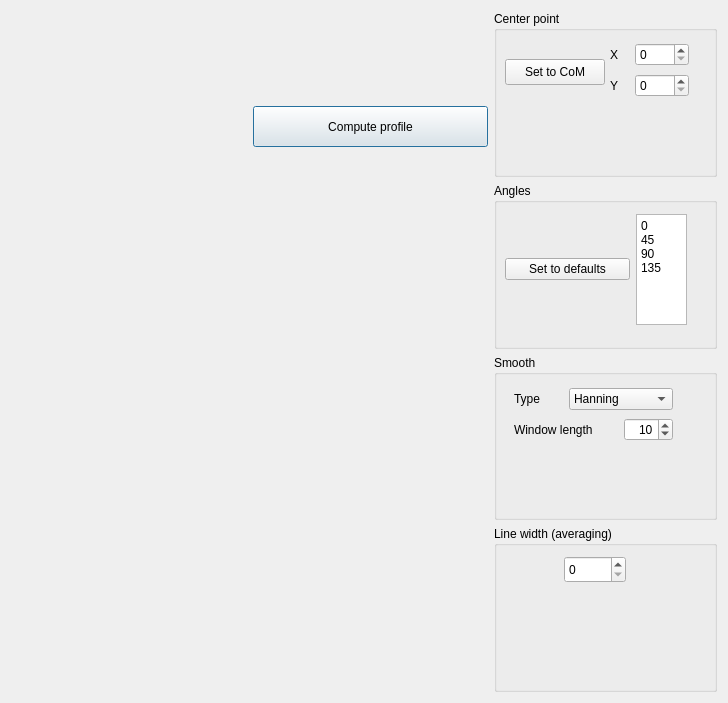
<ui version="4.0" >
 <class>LineProfile</class>
 <widget class="QDialog" name="LineProfile" >
  <property name="geometry" >
   <rect>
    <x>0</x>
    <y>0</y>
    <width>728</width>
    <height>687</height>
   </rect>
  </property>
  <property name="windowTitle" >
   <string>Line profile</string>
  </property>
  <layout class="QGridLayout" name="gridLayout_3" >
   <item row="0" column="0" >
    <layout class="QVBoxLayout" name="verticalLayout_2" >
     <item>
      <widget class="BlankCanvasWithToolbar" native="1" name="imgView" >
       <property name="minimumSize" >
        <size>
         <width>200</width>
         <height>200</height>
        </size>
       </property>
      </widget>
     </item>
     <item>
      <widget class="NavigationToolbar2QT" native="1" name="toolbar" >
       <property name="sizePolicy" >
        <sizepolicy vsizetype="Preferred" hsizetype="Preferred" >
         <horstretch>0</horstretch>
         <verstretch>0</verstretch>
        </sizepolicy>
       </property>
       <property name="minimumSize" >
        <size>
         <width>150</width>
         <height>25</height>
        </size>
       </property>
      </widget>
     </item>
    </layout>
   </item>
   <item row="0" column="1" >
    <widget class="QPushButton" name="computeProfile" >
     <property name="minimumSize" >
      <size>
       <width>151</width>
       <height>41</height>
      </size>
     </property>
     <property name="text" >
      <string>Compute profile</string>
     </property>
    </widget>
   </item>
   <item rowspan="2" row="0" column="2" >
    <layout class="QVBoxLayout" name="verticalLayout" >
     <item>
      <widget class="QGroupBox" name="groupBox_2" >
       <property name="minimumSize" >
        <size>
         <width>200</width>
         <height>111</height>
        </size>
       </property>
       <property name="title" >
        <string>Center point</string>
       </property>
       <widget class="QPushButton" name="setCoM" >
        <property name="geometry" >
         <rect>
          <x>11</x>
          <y>48</y>
          <width>100</width>
          <height>26</height>
         </rect>
        </property>
        <property name="text" >
         <string>Set to CoM</string>
        </property>
       </widget>
       <widget class="QWidget" name="" >
        <property name="geometry" >
         <rect>
          <x>116</x>
          <y>30</y>
          <width>79</width>
          <height>60</height>
         </rect>
        </property>
        <layout class="QGridLayout" name="gridLayout_2" >
         <item row="0" column="0" >
          <widget class="QLabel" name="ylabel" >
           <property name="text" >
            <string>X</string>
           </property>
          </widget>
         </item>
         <item row="0" column="1" >
          <widget class="QSpinBox" name="center_y" >
           <property name="maximum" >
            <number>5000</number>
           </property>
          </widget>
         </item>
         <item row="1" column="0" >
          <widget class="QLabel" name="xlabel" >
           <property name="text" >
            <string>Y</string>
           </property>
           <property name="buddy" >
            <cstring>center_x</cstring>
           </property>
          </widget>
         </item>
         <item row="1" column="1" >
          <widget class="QSpinBox" name="center_x" >
           <property name="maximum" >
            <number>5000</number>
           </property>
          </widget>
         </item>
        </layout>
       </widget>
      </widget>
     </item>
     <item>
      <widget class="QGroupBox" name="groupBox_3" >
       <property name="minimumSize" >
        <size>
         <width>200</width>
         <height>141</height>
        </size>
       </property>
       <property name="title" >
        <string>Angles</string>
       </property>
       <widget class="QWidget" name="layoutWidget" >
        <property name="geometry" >
         <rect>
          <x>11</x>
          <y>30</y>
          <width>182</width>
          <height>113</height>
         </rect>
        </property>
        <layout class="QHBoxLayout" name="horizontalLayout_2" >
         <item>
          <widget class="QPushButton" name="setAngles" >
           <property name="text" >
            <string>Set to defaults</string>
           </property>
          </widget>
         </item>
         <item>
          <widget class="QTextEdit" name="anglesList" >
           <property name="minimumSize" >
            <size>
             <width>51</width>
             <height>111</height>
            </size>
           </property>
           <property name="maximumSize" >
            <size>
             <width>51</width>
             <height>111</height>
            </size>
           </property>
           <property name="html" >
            <string>&lt;!DOCTYPE HTML PUBLIC "-//W3C//DTD HTML 4.0//EN" "http://www.w3.org/TR/REC-html40/strict.dtd">
&lt;html>&lt;head>&lt;meta name="qrichtext" content="1" />&lt;style type="text/css">
p, li { white-space: pre-wrap; }
&lt;/style>&lt;/head>&lt;body style=" font-family:'DejaVu Sans'; font-size:9pt; font-weight:400; font-style:normal;">
&lt;p style=" margin-top:0px; margin-bottom:0px; margin-left:0px; margin-right:0px; -qt-block-indent:0; text-indent:0px;">0&lt;/p>
&lt;p style=" margin-top:0px; margin-bottom:0px; margin-left:0px; margin-right:0px; -qt-block-indent:0; text-indent:0px;">45&lt;/p>
&lt;p style=" margin-top:0px; margin-bottom:0px; margin-left:0px; margin-right:0px; -qt-block-indent:0; text-indent:0px;">90&lt;/p>
&lt;p style=" margin-top:0px; margin-bottom:0px; margin-left:0px; margin-right:0px; -qt-block-indent:0; text-indent:0px;">135&lt;/p>&lt;/body>&lt;/html></string>
           </property>
          </widget>
         </item>
        </layout>
       </widget>
      </widget>
     </item>
     <item>
      <widget class="QGroupBox" name="groupBox" >
       <property name="minimumSize" >
        <size>
         <width>200</width>
         <height>100</height>
        </size>
       </property>
       <property name="title" >
        <string>Smooth</string>
       </property>
       <widget class="QWidget" name="layoutWidget" >
        <property name="geometry" >
         <rect>
          <x>20</x>
          <y>31</y>
          <width>159</width>
          <height>59</height>
         </rect>
        </property>
        <layout class="QGridLayout" name="gridLayout" >
         <item row="0" column="0" >
          <widget class="QLabel" name="label" >
           <property name="text" >
            <string>Type</string>
           </property>
          </widget>
         </item>
         <item row="0" column="1" colspan="2" >
          <widget class="QComboBox" name="smoothType" >
           <item>
            <property name="text" >
             <string>Hanning</string>
            </property>
           </item>
           <item>
            <property name="text" >
             <string>Hamming</string>
            </property>
           </item>
           <item>
            <property name="text" >
             <string>Blackman</string>
            </property>
           </item>
           <item>
            <property name="text" >
             <string>Bartlett</string>
            </property>
           </item>
           <item>
            <property name="text" >
             <string>flat</string>
            </property>
           </item>
          </widget>
         </item>
         <item row="1" column="0" colspan="2" >
          <widget class="QLabel" name="label_2" >
           <property name="text" >
            <string>Window length</string>
           </property>
          </widget>
         </item>
         <item row="1" column="2" >
          <widget class="QSpinBox" name="smoothWindowlength" >
           <property name="layoutDirection" >
            <enum>Qt::LeftToRight</enum>
           </property>
           <property name="alignment" >
            <set>Qt::AlignRight|Qt::AlignTrailing|Qt::AlignVCenter</set>
           </property>
           <property name="value" >
            <number>10</number>
           </property>
          </widget>
         </item>
        </layout>
       </widget>
      </widget>
     </item>
     <item>
      <widget class="QGroupBox" name="groupBox_4" >
       <property name="minimumSize" >
        <size>
         <width>200</width>
         <height>80</height>
        </size>
       </property>
       <property name="title" >
        <string>Line width (averaging)</string>
       </property>
       <widget class="QSpinBox" name="linewidth" >
        <property name="geometry" >
         <rect>
          <x>70</x>
          <y>30</y>
          <width>62</width>
          <height>27</height>
         </rect>
        </property>
        <property name="maximum" >
         <number>200</number>
        </property>
       </widget>
      </widget>
     </item>
    </layout>
   </item>
   <item row="1" column="0" colspan="2" >
    <layout class="QVBoxLayout" name="verticalLayout_3" >
     <item>
      <widget class="BlankCanvasWithToolbar" native="1" name="lineprofileView" >
       <property name="minimumSize" >
        <size>
         <width>477</width>
         <height>413</height>
        </size>
       </property>
      </widget>
     </item>
     <item>
      <widget class="NavigationToolbar2QT" native="1" name="toolbar_2" >
       <property name="sizePolicy" >
        <sizepolicy vsizetype="Preferred" hsizetype="Preferred" >
         <horstretch>0</horstretch>
         <verstretch>0</verstretch>
        </sizepolicy>
       </property>
       <property name="minimumSize" >
        <size>
         <width>150</width>
         <height>25</height>
        </size>
       </property>
      </widget>
     </item>
    </layout>
   </item>
  </layout>
 </widget>
 <customwidgets>
  <customwidget>
   <class>BlankCanvasWithToolbar</class>
   <extends>QWidget</extends>
   <header>mplwidgets.h</header>
   <container>1</container>
  </customwidget>
  <customwidget>
   <class>NavigationToolbar2QT</class>
   <extends>QWidget</extends>
   <header>matplotlib.backends.backend_qt4agg.h</header>
   <container>1</container>
  </customwidget>
 </customwidgets>
 <resources/>
 <connections/>
</ui>
